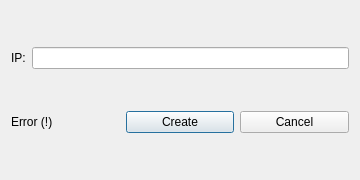
<?xml version="1.0" encoding="UTF-8"?>
<ui version="4.0">
 <class>DialogNewUser</class>
 <widget class="QDialog" name="DialogNewUser">
  <property name="windowModality">
   <enum>Qt::ApplicationModal</enum>
  </property>
  <property name="geometry">
   <rect>
    <x>0</x>
    <y>0</y>
    <width>360</width>
    <height>180</height>
   </rect>
  </property>
  <property name="minimumSize">
   <size>
    <width>320</width>
    <height>160</height>
   </size>
  </property>
  <property name="maximumSize">
   <size>
    <width>360</width>
    <height>180</height>
   </size>
  </property>
  <property name="windowTitle">
   <string>New Account</string>
  </property>
  <layout class="QVBoxLayout" name="verticalLayout">
   <item>
    <layout class="QHBoxLayout" name="horizontalLayoutIp">
     <item>
      <widget class="QLabel" name="labelIp">
       <property name="text">
        <string>IP:</string>
       </property>
      </widget>
     </item>
     <item>
      <widget class="QLineEdit" name="lineEditIp">
       <property name="text">
        <string/>
       </property>
       <property name="placeholderText">
        <string/>
       </property>
      </widget>
     </item>
    </layout>
   </item>
   <item>
    <layout class="QHBoxLayout" name="horizontalLayout">
     <item>
      <widget class="QLabel" name="labelError">
       <property name="text">
        <string>Error (!)</string>
       </property>
      </widget>
     </item>
     <item>
      <widget class="QPushButton" name="pushButtonCreate">
       <property name="text">
        <string>Create</string>
       </property>
       <property name="default">
        <bool>true</bool>
       </property>
      </widget>
     </item>
     <item>
      <widget class="QPushButton" name="pushButtonCancel">
       <property name="text">
        <string>Cancel</string>
       </property>
       <property name="default">
        <bool>false</bool>
       </property>
      </widget>
     </item>
    </layout>
   </item>
  </layout>
 </widget>
 <resources/>
 <connections/>
</ui>
